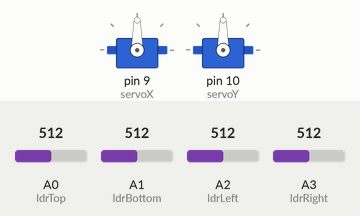
The sketch below on a simulated Arduino Uno, built with avr-gcc and run on an emulated ATmega328P. Shown: 2 × servo. Inputs (shaded band) come from the test bench; at power-on: A0 (ldrTop) = 512, A2 (ldrLeft) = 512, A1 (ldrBottom) = 512, A3 (ldrRight) = 512.

Above: at 2.2 s.
2.3 s: A0 (ldrTop) set to 546
3.8 s: A0 (ldrTop) set to 574
At 4.96 s:
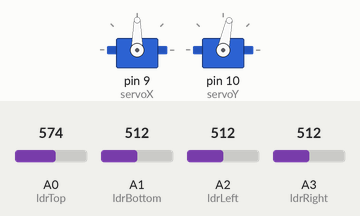
6.8 s: A2 (ldrLeft) set to 556
At 6.97 s:
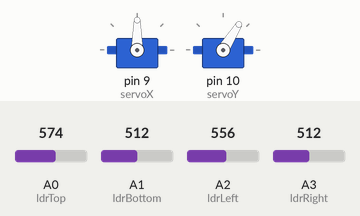
9.8 s: A2 (ldrLeft) set to 570
At 9.99 s:
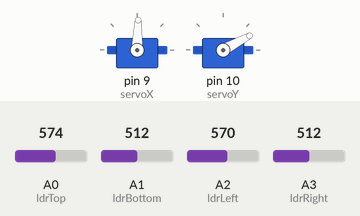
12.8 s: A1 (ldrBottom) set to 606
15.8 s: A1 (ldrBottom) set to 640
At 16.02 s:
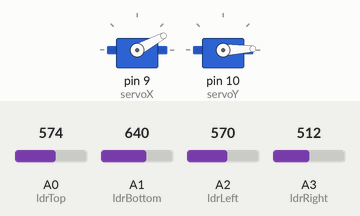
Timing chart, 0 to 23.4 s (numbered marks = the images above; inputs shaded):
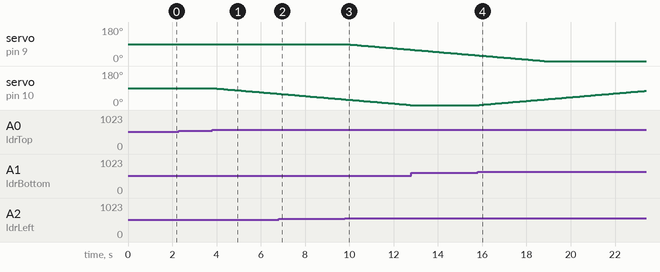

The sketch:

solorproject.ino
```cpp
#include <Servo.h>

Servo servoX;  // left-right
Servo servoY;  // up-down

int ldrTop = A0;
int ldrBottom = A1;
int ldrLeft = A2;
int ldrRight = A3;

int posX = 90;  // starting servo positions
int posY = 90;

void setup() {
  servoX.attach(9);  // horizontal
  servoY.attach(10); // vertical

  servoX.write(posX);
  servoY.write(posY);

  delay(1000);
}

void loop() {
  int top = analogRead(ldrTop);
  int bottom = analogRead(ldrBottom);
  int left = analogRead(ldrLeft);
  int right = analogRead(ldrRight);

  int threshold = 50; // how close the values need to be to be considered "equal"

  // differences
  int diffX = abs(left - right);
  int diffY = abs(top - bottom);

  // STOP condition (when all readings are close)
  if (diffX < threshold && diffY < threshold) {
    // do nothing - already centered
  } else {
    // Horizontal adjustment
    if (diffX > threshold) {
      if (left > right) posX -= 1;
      else posX += 1;
      posX = constrain(posX, 0, 180);
      servoX.write(posX);
    }

    // Vertical adjustment
    if (diffY > threshold) {
      if (top > bottom) posY -= 1;
      else posY += 1;
      posY = constrain(posY, 0, 180);
      servoY.write(posY);
    }
  }

  delay(100);
}
```

Measured:
- the behaviour switches between 562 and 563 on A0 (ldrTop) (found by bisection; images 0 and 1)
- the behaviour switches between 562 and 563 on A2 (ldrLeft) (found by bisection; images 2 and 3)
- the behaviour switches between 624 and 625 on A1 (ldrBottom) (found by bisection; images 3 and 4)
- after the input at 2.3 s, every drawn part: stays the same
- after the input at 3.8 s, servo on pin 10 (servoY): moves from 90° to 60° over 2.9 s, starting at once
- after the input at 9.8 s, servo on pin 9 (servoX): moves from 90° to 60° over 2.9 s, starting at once
- after the input at 15.8 s, servo on pin 10 (servoY): moves from 0° to 75° over 7.4 s, starting after 0.08 s
